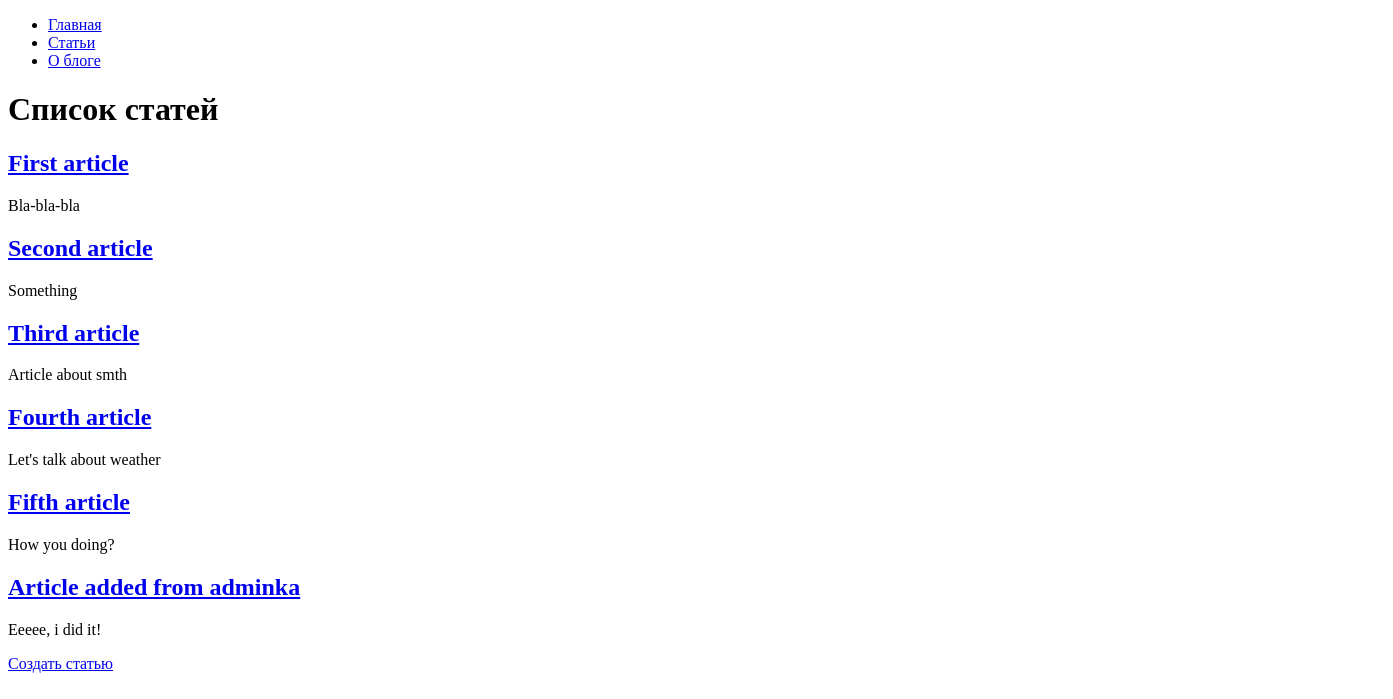
/articles/, run on an earlier commit of the app's database.
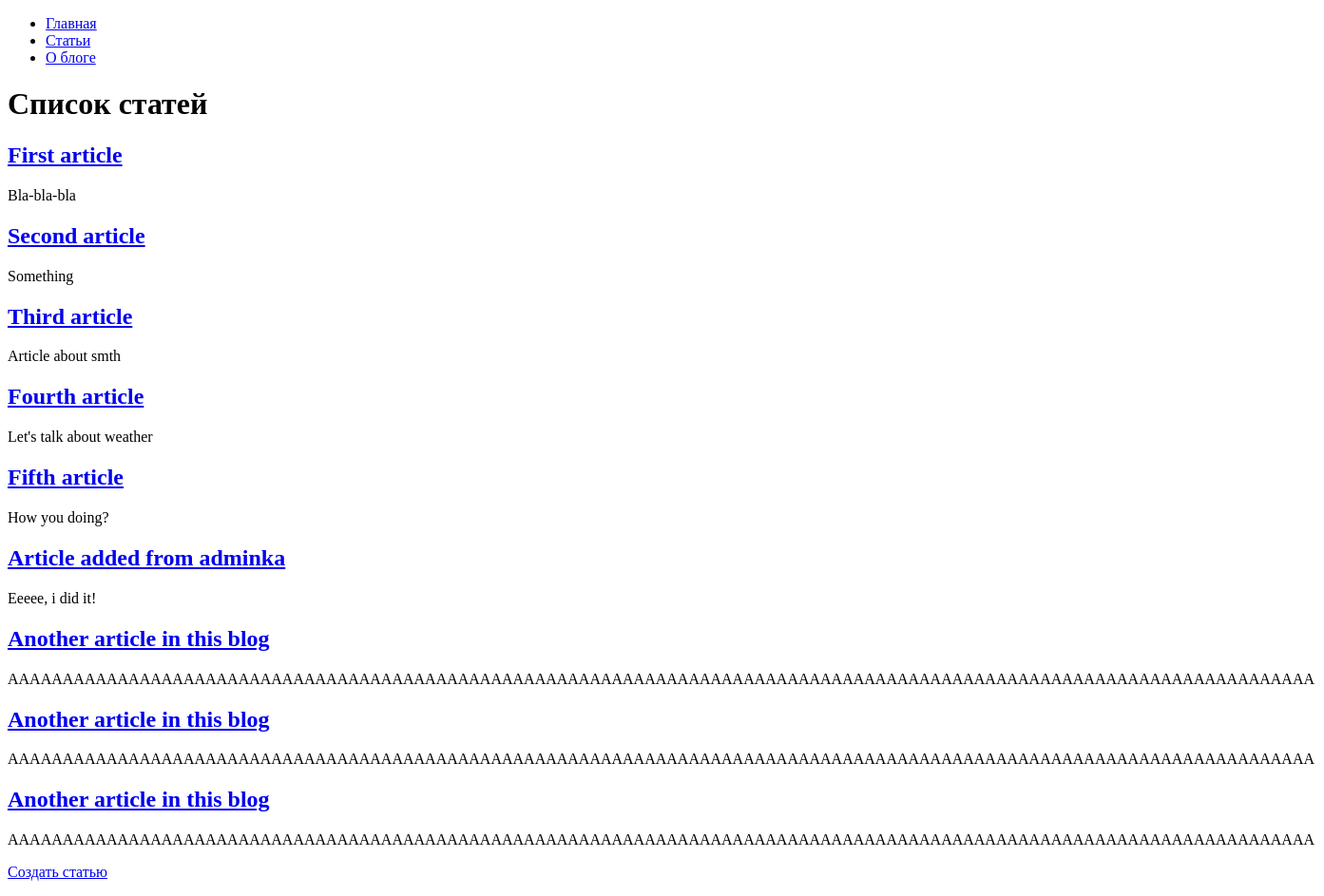
And on a later commit of the database.
### hexlet_django_blog/article/models.py (models this page shows, shortened)
class Article(models.Model):
    name = models.CharField(max_length=200)
    body = models.TextField()
    created_at = models.DateTimeField(auto_now_add=True)
    updated_at = models.DateTimeField(auto_now=True)

### hexlet_django_blog/article/views.py (the view)
# urls.py: path('', IndexView.as_view(), name='articles'),
class IndexView(View):
    def get(self, request, *args, **kwargs):
        articles = Article.objects.all()[:15]
        return render(request, 'articles/index.html', context={
            'articles': articles,
        })

### hexlet_django_blog/templates/articles/index.html
{% extends "base.html" %}
{% block content %}
    <h1>Список статей</h1>
    {% for article in articles %}
        <h2><a href="{% url 'article' article.id %}">{{ article.name }}</a></h2>
        <div>{{ article.body|slice:":200" }}</div>
    {% endfor %}
    <p><a class="link" href="{% url 'articles_create' %}">Создать статью</a></p>
{% endblock %}

What changed in the data, as far as the page shows it:
added Article: name "Another article in this blog", body "AAAAAAAAAAAAAAAAAAAAAAAAAAAAAAAAAAAAAAAAAAAAAAAAAAAAAAAAAAAAAAAAAAAAAAAAAAAAAAAAAAAAAAAAAAAAAAAAAAAAAAAAAAAAAAAAAAAAAAA"
added Article: name "Another article in this blog", body "AAAAAAAAAAAAAAAAAAAAAAAAAAAAAAAAAAAAAAAAAAAAAAAAAAAAAAAAAAAAAAAAAAAAAAAAAAAAAAAAAAAAAAAAAAAAAAAAAAAAAAAAAAAAAAAAAAAAAAA"
added Article: name "Another article in this blog", body "AAAAAAAAAAAAAAAAAAAAAAAAAAAAAAAAAAAAAAAAAAAAAAAAAAAAAAAAAAAAAAAAAAAAAAAAAAAAAAAAAAAAAAAAAAAAAAAAAAAAAAAAAAAAAAAAAAAAAAA"
